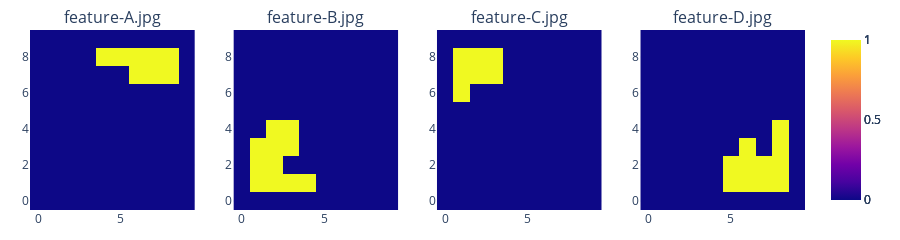

Notebook source saved alongside this figure:
### Code cell
world.ShowEnvironments()

### Figure 1 — Plotly figure (JSON) as saved in the notebook; plotly's stock layout.template omitted (floating-point values rounded to 4 significant figures)
{"data": [{"type": "heatmap", "xaxis": "x", "yaxis": "y", "z": [[0, 0, 0, 0, 0, 0, 0, 0, 0, 0], [0, 0, 0, 0, 0, 0, 0, 0, 0, 0], [0, 0, 0, 0, 0, 0, 0, 0, 0, 0], [0, 0, 0, 0, 0, 0, 0, 0, 0, 0], [0, 0, 0, 0, 0, 0, 0, 0, 0, 0], [0, 0, 0, 0, 0, 0, 0, 0, 0, 0], [0, 0, 0, 0, 0, 0, 0, 0, 0, 0], [0, 0, 0, 0, 0, 0, 1, 1, 1, 0], [0, 0, 0, 0, 1, 1, 1, 1, 1, 0], [0, 0, 0, 0, 0, 0, 0, 0, 0, 0]]}, {"type": "heatmap", "xaxis": "x2", "yaxis": "y2", "z": [[0, 0, 0, 0, 0, 0, 0, 0, 0, 0], [0, 1, 1, 1, 1, 0, 0, 0, 0, 0], [0, 1, 1, 0, 0, 0, 0, 0, 0, 0], [0, 1, 1, 1, 0, 0, 0, 0, 0, 0], [0, 0, 1, 1, 0, 0, 0, 0, 0, 0], [0, 0, 0, 0, 0, 0, 0, 0, 0, 0], [0, 0, 0, 0, 0, 0, 0, 0, 0, 0], [0, 0, 0, 0, 0, 0, 0, 0, 0, 0], [0, 0, 0, 0, 0, 0, 0, 0, 0, 0], [0, 0, 0, 0, 0, 0, 0, 0, 0, 0]]}, {"type": "heatmap", "xaxis": "x3", "yaxis": "y3", "z": [[0, 0, 0, 0, 0, 0, 0, 0, 0, 0], [0, 0, 0, 0, 0, 0, 0, 0, 0, 0], [0, 0, 0, 0, 0, 0, 0, 0, 0, 0], [0, 0, 0, 0, 0, 0, 0, 0, 0, 0], [0, 0, 0, 0, 0, 0, 0, 0, 0, 0], [0, 0, 0, 0, 0, 0, 0, 0, 0, 0], [0, 1, 0, 0, 0, 0, 0, 0, 0, 0], [0, 1, 1, 1, 0, 0, 0, 0, 0, 0], [0, 1, 1, 1, 0, 0, 0, 0, 0, 0], [0, 0, 0, 0, 0, 0, 0, 0, 0, 0]]}, {"type": "heatmap", "xaxis": "x4", "yaxis": "y4", "z": [[0, 0, 0, 0, 0, 0, 0, 0, 0, 0], [0, 0, 0, 0, 0, 1, 1, 1, 1, 0], [0, 0, 0, 0, 0, 1, 1, 1, 1, 0], [0, 0, 0, 0, 0, 0, 1, 0, 1, 0], [0, 0, 0, 0, 0, 0, 0, 0, 1, 0], [0, 0, 0, 0, 0, 0, 0, 0, 0, 0], [0, 0, 0, 0, 0, 0, 0, 0, 0, 0], [0, 0, 0, 0, 0, 0, 0, 0, 0, 0], [0, 0, 0, 0, 0, 0, 0, 0, 0, 0], [0, 0, 0, 0, 0, 0, 0, 0, 0, 0]]}], "layout": {"annotations": [{"font": {"size": 16}, "showarrow": false, "text": "feature-A.jpg", "x": 0.1062, "xanchor": "center", "xref": "paper", "y": 1, "yanchor": "bottom", "yref": "paper"}, {"font": {"size": 16}, "showarrow": false, "text": "feature-B.jpg", "x": 0.3688, "xanchor": "center", "xref": "paper", "y": 1, "yanchor": "bottom", "yref": "paper"}, {"font": {"size": 16}, "showarrow": false, "text": "feature-C.jpg", "x": 0.6313, "xanchor": "center", "xref": "paper", "y": 1, "yanchor": "bottom", "yref": "paper"}, {"font": {"size": 16}, "showarrow": false, "text": "feature-D.jpg", "x": 0.8938, "xanchor": "center", "xref": "paper", "y": 1, "yanchor": "bottom", "yref": "paper"}], "autosize": false, "height": 240, "margin": {"b": 30, "l": 30, "r": 30, "t": 30}, "title": {"text": ""}, "width": 900, "xaxis": {"anchor": "y", "domain": [0, 0.2125]}, "xaxis2": {"anchor": "y2", "domain": [0.2625, 0.475]}, "xaxis3": {"anchor": "y3", "domain": [0.525, 0.7375]}, "xaxis4": {"anchor": "y4", "domain": [0.7875, 1]}, "yaxis": {"anchor": "x", "domain": [0, 1]}, "yaxis2": {"anchor": "x2", "domain": [0, 1]}, "yaxis3": {"anchor": "x3", "domain": [0, 1]}, "yaxis4": {"anchor": "x4", "domain": [0, 1]}}}
